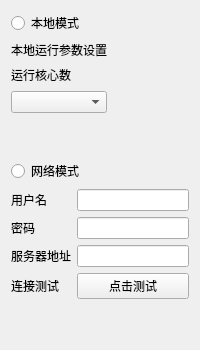
        <widget class="QWidget" name="tab_8">
         <attribute name="title">
          <string>网络设置</string>
         </attribute>
         <layout class="QVBoxLayout" name="verticalLayout_12">
          <item>
           <layout class="QVBoxLayout" name="verticalLayout_11">
            <item>
             <widget class="QRadioButton" name="radioButton_7">
              <property name="text">
               <string>本地模式</string>
              </property>
             </widget>
            </item>
            <item>
             <layout class="QGridLayout" name="gridLayout_17">
              <item row="3" column="0">
               <spacer name="verticalSpacer_5">
                <property name="orientation">
                 <enum>Qt::Vertical</enum>
                </property>
                <property name="sizeHint" stdset="0">
                 <size>
                  <width>20</width>
                  <height>40</height>
                 </size>
                </property>
               </spacer>
              </item>
              <item row="1" column="0">
               <widget class="QLabel" name="label_66">
                <property name="text">
                 <string>运行核心数</string>
                </property>
               </widget>
              </item>
              <item row="2" column="0">
               <widget class="QComboBox" name="comboBox_8"/>
              </item>
              <item row="0" column="0">
               <widget class="QLabel" name="label_65">
                <property name="text">
                 <string>本地运行参数设置</string>
                </property>
               </widget>
              </item>
              <item row="1" column="1">
               <spacer name="horizontalSpacer_11">
                <property name="orientation">
                 <enum>Qt::Horizontal</enum>
                </property>
                <property name="sizeHint" stdset="0">
                 <size>
                  <width>40</width>
                  <height>20</height>
                 </size>
                </property>
               </spacer>
              </item>
             </layout>
            </item>
            <item>
             <widget class="QRadioButton" name="radioButton_8">
              <property name="text">
               <string>网络模式</string>
              </property>
             </widget>
            </item>
            <item>
             <layout class="QFormLayout" name="formLayout_2">
              <item row="0" column="0">
               <widget class="QLabel" name="label_67">
                <property name="text">
                 <string>用户名</string>
                </property>
               </widget>
              </item>
              <item row="0" column="1">
               <widget class="QLineEdit" name="lineEdit_28"/>
              </item>
              <item row="1" column="0">
               <widget class="QLabel" name="label_68">
                <property name="text">
                 <string>密码</string>
                </property>
               </widget>
              </item>
              <item row="1" column="1">
               <widget class="QLineEdit" name="lineEdit_29"/>
              </item>
              <item row="2" column="0">
               <widget class="QLabel" name="label_69">
                <property name="text">
                 <string>服务器地址</string>
                </property>
               </widget>
              </item>
              <item row="2" column="1">
               <widget class="QLineEdit" name="lineEdit_30"/>
              </item>
              <item row="3" column="0">
               <widget class="QLabel" name="label_70">
                <property name="text">
                 <string>连接测试</string>
                </property>
               </widget>
              </item>
              <item row="3" column="1">
               <widget class="QPushButton" name="pushButton_10">
                <property name="text">
                 <string>点击测试</string>
                </property>
               </widget>
              </item>
             </layout>
            </item>
           </layout>
          </item>
          <item>
           <spacer name="verticalSpacer_6">
            <property name="orientation">
             <enum>Qt::Vertical</enum>
            </property>
            <property name="sizeHint" stdset="0">
             <size>
              <width>20</width>
              <height>40</height>
             </size>
            </property>
           </spacer>
          </item>
         </layout>
        </widget>
